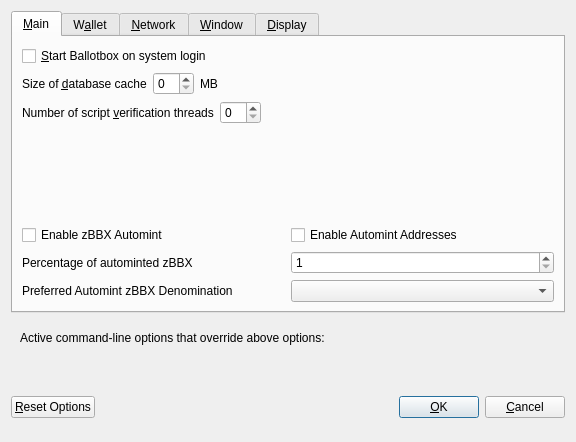
<?xml version="1.0" encoding="UTF-8"?>
<ui version="4.0">
 <class>OptionsDialog</class>
 <widget class="QDialog" name="OptionsDialog">
  <property name="geometry">
   <rect>
    <x>0</x>
    <y>0</y>
    <width>576</width>
    <height>442</height>
   </rect>
  </property>
  <property name="windowTitle">
   <string>Options</string>
  </property>
  <property name="modal">
   <bool>true</bool>
  </property>
  <layout class="QVBoxLayout" name="verticalLayout">
   <item>
    <widget class="QTabWidget" name="tabWidget">
     <property name="currentIndex">
      <number>0</number>
     </property>
     <widget class="QWidget" name="tabMain">
      <attribute name="title">
       <string>&amp;Main</string>
      </attribute>
      <layout class="QVBoxLayout" name="verticalLayout_Main">
       <item>
        <widget class="QCheckBox" name="bitcoinAtStartup">
         <property name="toolTip">
          <string>Automatically start Ballotbox after logging in to the system.</string>
         </property>
         <property name="text">
          <string>&amp;Start Ballotbox on system login</string>
         </property>
        </widget>
       </item>
       <item>
        <layout class="QHBoxLayout" name="horizontalLayout_2_Main">
         <item>
          <widget class="QLabel" name="databaseCacheLabel">
           <property name="text">
            <string>Size of &amp;database cache</string>
           </property>
           <property name="textFormat">
            <enum>Qt::PlainText</enum>
           </property>
           <property name="buddy">
            <cstring>databaseCache</cstring>
           </property>
          </widget>
         </item>
         <item>
          <widget class="QSpinBox" name="databaseCache"/>
         </item>
         <item>
          <widget class="QLabel" name="databaseCacheUnitLabel">
           <property name="text">
            <string>MB</string>
           </property>
           <property name="textFormat">
            <enum>Qt::PlainText</enum>
           </property>
          </widget>
         </item>
         <item>
          <spacer name="horizontalSpacer_2_Main">
           <property name="orientation">
            <enum>Qt::Horizontal</enum>
           </property>
           <property name="sizeHint" stdset="0">
            <size>
             <width>40</width>
             <height>20</height>
            </size>
           </property>
          </spacer>
         </item>
        </layout>
       </item>
       <item>
        <layout class="QHBoxLayout" name="horizontalLayout_3_Main">
         <item>
          <widget class="QLabel" name="threadsScriptVerifLabel">
           <property name="text">
            <string>Number of script &amp;verification threads</string>
           </property>
           <property name="textFormat">
            <enum>Qt::PlainText</enum>
           </property>
           <property name="buddy">
            <cstring>threadsScriptVerif</cstring>
           </property>
          </widget>
         </item>
         <item>
          <widget class="QSpinBox" name="threadsScriptVerif">
           <property name="toolTip">
            <string>(0 = auto, &lt;0 = leave that many cores free)</string>
           </property>
          </widget>
         </item>
         <item>
          <spacer name="horizontalSpacer_3_Main">
           <property name="orientation">
            <enum>Qt::Horizontal</enum>
           </property>
           <property name="sizeHint" stdset="0">
            <size>
             <width>40</width>
             <height>20</height>
            </size>
           </property>
          </spacer>
         </item>
        </layout>
       </item>
       <item>
        <spacer name="verticalSpacer_2">
         <property name="orientation">
          <enum>Qt::Vertical</enum>
         </property>
         <property name="sizeHint" stdset="0">
          <size>
           <width>20</width>
           <height>40</height>
          </size>
         </property>
        </spacer>
       </item>
       <item>
        <widget class="QWidget" name="verticalZpivOptionsWidget" native="true">
         <layout class="QVBoxLayout" name="verticalZpivOptionsLayout">
          <property name="margin">
           <number>0</number>
          </property>
          <item>
           <layout class="QHBoxLayout" name="horizontalAutomintingLayout">
            <item>
             <widget class="QCheckBox" name="checkBoxZeromintEnable">
              <property name="toolTip">
               <string>Enable automatic minting of BBX units to zBBX</string>
              </property>
              <property name="layoutDirection">
               <enum>Qt::LeftToRight</enum>
              </property>
              <property name="text">
               <string>Enable zBBX Automint</string>
              </property>
             </widget>
            </item>
            <item>
             <widget class="QCheckBox" name="checkBoxZeromintAddresses">
              <property name="toolTip">
               <string>Enable automatic zBBX minting from specific addresses</string>
              </property>
              <property name="layoutDirection">
               <enum>Qt::LeftToRight</enum>
              </property>
              <property name="text">
               <string>Enable Automint Addresses</string>
              </property>
             </widget>
            </item>
           </layout>
          </item>
          <item>
           <layout class="QHBoxLayout" name="horizontalZmintPercentageLayout">
            <item>
             <widget class="QLabel" name="percentage_label">
              <property name="toolTip">
               <string>Percentage of incoming BBX which get automatically converted to zBBX via Zerocoin Protocol (min: 10%)</string>
              </property>
              <property name="text">
               <string>Percentage of autominted zBBX</string>
              </property>
             </widget>
            </item>
            <item>
             <widget class="QSpinBox" name="zeromintPercentage">
              <property name="minimum">
               <number>1</number>
              </property>
              <property name="maximum">
               <number>100</number>
              </property>
             </widget>
            </item>
           </layout>
          </item>
          <item>
           <layout class="QHBoxLayout" name="horizontalLayout" stretch="0,0">
            <property name="sizeConstraint">
             <enum>QLayout::SetFixedSize</enum>
            </property>
            <item>
             <widget class="QLabel" name="labelPreferredDenom">
              <property name="maximumSize">
               <size>
                <width>16777215</width>
                <height>16777215</height>
               </size>
              </property>
              <property name="toolTip">
               <string>Wait with automatic conversion to Zerocoin until enough BBX for this denomination is available</string>
              </property>
              <property name="text">
               <string>Preferred Automint zBBX Denomination</string>
              </property>
             </widget>
            </item>
            <item>
             <widget class="QComboBox" name="preferredDenom">
              <property name="maximumSize">
               <size>
                <width>16777215</width>
                <height>27</height>
               </size>
              </property>
              <property name="toolTip">
               <string>Wait with automatic conversion to Zerocoin until enough BBX for this denomination is available</string>
              </property>
              <property name="maxVisibleItems">
               <number>9</number>
              </property>
              <property name="maxCount">
               <number>9</number>
              </property>
             </widget>
            </item>
           </layout>
          </item>
         </layout>
        </widget>
       </item>
      </layout>
     </widget>
     <widget class="QWidget" name="tabWallet">
      <attribute name="title">
       <string>W&amp;allet</string>
      </attribute>
      <layout class="QVBoxLayout" name="verticalLayout_Wallet">
       <item>
        <layout class="QHBoxLayout" name="horizontalLayout_2_Wallet">
         <item>
          <widget class="QLabel" name="labelStakeSplitThresholdText">
           <property name="text">
            <string>Stake split threshold:</string>
           </property>
          </widget>
         </item>
         <item>
          <widget class="QSpinBox" name="spinBoxStakeSplitThreshold">
           <property name="minimum">
            <number>1</number>
           </property>
           <property name="maximum">
            <number>999999</number>
           </property>
          </widget>
         </item>
        </layout>
       </item>
       <item>
        <widget class="QGroupBox" name="groupBox">
         <property name="title">
          <string>Expert</string>
         </property>
         <layout class="QVBoxLayout" name="verticalLayout_2">
          <item>
           <widget class="QCheckBox" name="coinControlFeatures">
            <property name="toolTip">
             <string>Whether to show coin control features or not.</string>
            </property>
            <property name="text">
             <string>Enable coin &amp;control features</string>
            </property>
           </widget>
          </item>
          <item>
           <widget class="QCheckBox" name="showMasternodesTab">
            <property name="toolTip">
             <string>Show additional tab listing all your masternodes in first sub-tab&lt;br/&gt;and all masternodes on the network in second sub-tab.</string>
            </property>
            <property name="text">
             <string>Show Masternodes Tab</string>
            </property>
           </widget>
          </item>
          <item>
           <widget class="QCheckBox" name="spendZeroConfChange">
            <property name="toolTip">
             <string>If you disable the spending of unconfirmed change, the change from a transaction&lt;br/&gt;cannot be used until that transaction has at least one confirmation.&lt;br/&gt;This also affects how your balance is computed.</string>
            </property>
            <property name="text">
             <string>&amp;Spend unconfirmed change</string>
            </property>
           </widget>
          </item>
         </layout>
        </widget>
       </item>
       <item>
        <spacer name="verticalSpacer_Wallet">
         <property name="orientation">
          <enum>Qt::Vertical</enum>
         </property>
         <property name="sizeHint" stdset="0">
          <size>
           <width>20</width>
           <height>40</height>
          </size>
         </property>
        </spacer>
       </item>
      </layout>
     </widget>
     <widget class="QWidget" name="tabNetwork">
      <attribute name="title">
       <string>&amp;Network</string>
      </attribute>
      <layout class="QVBoxLayout" name="verticalLayout_Network">
       <item>
        <widget class="QCheckBox" name="mapPortUpnp">
         <property name="toolTip">
          <string>Automatically open the Ballotbox client port on the router. This only works when your router supports UPnP and it is enabled.</string>
         </property>
         <property name="text">
          <string>Map port using &amp;UPnP</string>
         </property>
        </widget>
       </item>
       <item>
        <widget class="QCheckBox" name="allowIncoming">
         <property name="toolTip">
          <string>Accept connections from outside</string>
         </property>
         <property name="text">
          <string>Allow incoming connections</string>
         </property>
        </widget>
       </item>
       <item>
        <widget class="QCheckBox" name="connectSocks">
         <property name="toolTip">
          <string>Connect to the Ballotbox network through a SOCKS5 proxy.</string>
         </property>
         <property name="text">
          <string>&amp;Connect through SOCKS5 proxy (default proxy):</string>
         </property>
        </widget>
       </item>
       <item>
        <layout class="QHBoxLayout" name="horizontalLayout_1_Network">
         <item>
          <widget class="QLabel" name="proxyIpLabel">
           <property name="text">
            <string>Proxy &amp;IP:</string>
           </property>
           <property name="textFormat">
            <enum>Qt::PlainText</enum>
           </property>
           <property name="buddy">
            <cstring>proxyIp</cstring>
           </property>
          </widget>
         </item>
         <item>
          <widget class="QValidatedLineEdit" name="proxyIp">
           <property name="minimumSize">
            <size>
             <width>140</width>
             <height>0</height>
            </size>
           </property>
           <property name="maximumSize">
            <size>
             <width>140</width>
             <height>16777215</height>
            </size>
           </property>
           <property name="toolTip">
            <string>IP address of the proxy (e.g. IPv4: 127.0.0.1 / IPv6: ::1)</string>
           </property>
          </widget>
         </item>
         <item>
          <widget class="QLabel" name="proxyPortLabel">
           <property name="text">
            <string>&amp;Port:</string>
           </property>
           <property name="textFormat">
            <enum>Qt::PlainText</enum>
           </property>
           <property name="buddy">
            <cstring>proxyPort</cstring>
           </property>
          </widget>
         </item>
         <item>
          <widget class="QLineEdit" name="proxyPort">
           <property name="minimumSize">
            <size>
             <width>55</width>
             <height>0</height>
            </size>
           </property>
           <property name="maximumSize">
            <size>
             <width>55</width>
             <height>16777215</height>
            </size>
           </property>
           <property name="toolTip">
            <string>Port of the proxy (e.g. 9050)</string>
           </property>
          </widget>
         </item>
         <item>
          <spacer name="horizontalSpacer_1_Network">
           <property name="orientation">
            <enum>Qt::Horizontal</enum>
           </property>
           <property name="sizeHint" stdset="0">
            <size>
             <width>40</width>
             <height>20</height>
            </size>
           </property>
          </spacer>
         </item>
        </layout>
       </item>
       <item>
        <spacer name="verticalSpacer_Network">
         <property name="orientation">
          <enum>Qt::Vertical</enum>
         </property>
         <property name="sizeHint" stdset="0">
          <size>
           <width>20</width>
           <height>40</height>
          </size>
         </property>
        </spacer>
       </item>
      </layout>
     </widget>
     <widget class="QWidget" name="tabWindow">
      <attribute name="title">
       <string>&amp;Window</string>
      </attribute>
      <layout class="QVBoxLayout" name="verticalLayout_Window">
       <item>
        <widget class="QCheckBox" name="minimizeToTray">
         <property name="toolTip">
          <string>Show only a tray icon after minimizing the window.</string>
         </property>
         <property name="text">
          <string>&amp;Minimize to the tray instead of the taskbar</string>
         </property>
        </widget>
       </item>
       <item>
        <widget class="QCheckBox" name="minimizeOnClose">
         <property name="toolTip">
          <string>Minimize instead of exit the application when the window is closed. When this option is enabled, the application will be closed only after selecting Quit in the menu.</string>
         </property>
         <property name="text">
          <string>M&amp;inimize on close</string>
         </property>
        </widget>
       </item>
       <item>
        <spacer name="verticalSpacer_Window">
         <property name="orientation">
          <enum>Qt::Vertical</enum>
         </property>
         <property name="sizeHint" stdset="0">
          <size>
           <width>20</width>
           <height>40</height>
          </size>
         </property>
        </spacer>
       </item>
      </layout>
     </widget>
     <widget class="QWidget" name="tabDisplay">
      <attribute name="title">
       <string>&amp;Display</string>
      </attribute>
      <layout class="QVBoxLayout" name="verticalLayout_Display">
       <item>
        <layout class="QHBoxLayout" name="horizontalLayout_1_Display">
         <item>
          <widget class="QLabel" name="langLabel">
           <property name="text">
            <string>User Interface &amp;language:</string>
           </property>
           <property name="textFormat">
            <enum>Qt::PlainText</enum>
           </property>
           <property name="buddy">
            <cstring>lang</cstring>
           </property>
          </widget>
         </item>
         <item>
          <widget class="QValueComboBox" name="lang">
           <property name="toolTip">
            <string>The user interface language can be set here. This setting will take effect after restarting Ballotbox.</string>
           </property>
          </widget>
         </item>
        </layout>
       </item>
       <item>
        <widget class="QLabel" name="label_3">
         <property name="toolTip">
          <string notr="true"/>
         </property>
         <property name="statusTip">
          <string notr="true"/>
         </property>
         <property name="whatsThis">
          <string notr="true"/>
         </property>
         <property name="accessibleName">
          <string notr="true"/>
         </property>
         <property name="text">
          <string>Language missing or translation incomplete? Help contributing translations here:
https://www.transifex.com/ballotbox-project/ballotbox-project-translations</string>
         </property>
         <property name="wordWrap">
          <bool>true</bool>
         </property>
         <property name="openExternalLinks">
          <bool>true</bool>
         </property>
         <property name="textInteractionFlags">
          <set>Qt::TextBrowserInteraction</set>
         </property>
        </widget>
       </item>
       <item>
        <layout class="QHBoxLayout" name="horizontalLayout_2_Display" stretch="0,0">
         <item>
          <widget class="QLabel" name="themeLabel">
           <property name="text">
            <string>User Interface Theme:</string>
           </property>
          </widget>
         </item>
         <item>
          <widget class="QValueComboBox" name="theme"/>
         </item>
        </layout>
       </item>
       <item>
        <widget class="QWidget" name="verticalZpivDisplayWidget" native="true">
         <layout class="QVBoxLayout" name="verticalZpivDisplayLayout">
          <property name="margin">
           <number>0</number>
          </property>
          <item>
           <widget class="Line" name="line">
            <property name="orientation">
             <enum>Qt::Horizontal</enum>
            </property>
           </widget>
          </item>
          <item>
           <layout class="QHBoxLayout" name="horizontalLayout_3_Display">
            <item>
             <widget class="QLabel" name="unitLabel">
              <property name="text">
               <string>Unit to show amounts in:</string>
              </property>
              <property name="textFormat">
               <enum>Qt::PlainText</enum>
              </property>
             </widget>
            </item>
            <item>
             <widget class="QValueComboBox" name="unit">
              <property name="toolTip">
               <string>Choose the default subdivision unit to show in the interface and when sending coins.</string>
              </property>
             </widget>
            </item>
           </layout>
          </item>
          <item>
           <layout class="QHBoxLayout" name="horizontalLayout_4_Display">
            <item>
             <widget class="QLabel" name="digitsLabel">
              <property name="text">
               <string>Decimal digits</string>
              </property>
             </widget>
            </item>
            <item>
             <widget class="QValueComboBox" name="digits"/>
            </item>
           </layout>
          </item>
          <item>
           <layout class="QHBoxLayout" name="horizontalLayout_5_Display">
            <item>
             <widget class="QCheckBox" name="checkBoxHideZeroBalances">
              <property name="toolTip">
               <string>Hide empty balances</string>
              </property>
              <property name="layoutDirection">
               <enum>Qt::LeftToRight</enum>
              </property>
              <property name="text">
               <string>Hide empty balances</string>
              </property>
             </widget>
            </item>
            <item>
             <widget class="QCheckBox" name="checkBoxHideOrphans">
              <property name="toolTip">
               <string>Hide orphan stakes in transaction lists</string>
              </property>
              <property name="text">
               <string>Hide orphan stakes</string>
              </property>
             </widget>
            </item>
            <item>
             <spacer name="horizontalSpacer">
              <property name="orientation">
               <enum>Qt::Horizontal</enum>
              </property>
              <property name="sizeHint" stdset="0">
               <size>
                <width>40</width>
                <height>20</height>
               </size>
              </property>
             </spacer>
            </item>
           </layout>
          </item>
          <item>
           <layout class="QHBoxLayout" name="horizontalLayout_6_Display">
            <item>
             <widget class="QLabel" name="thirdPartyTxUrlsLabel">
              <property name="toolTip">
               <string>Third party URLs (e.g. a block explorer) that appear in the transactions tab as context menu items. %s in the URL is replaced by transaction hash. Multiple URLs are separated by vertical bar |.</string>
              </property>
              <property name="text">
               <string>Third party transaction URLs</string>
              </property>
             </widget>
            </item>
            <item>
             <widget class="QLineEdit" name="thirdPartyTxUrls">
              <property name="toolTip">
               <string>Third party URLs (e.g. a block explorer) that appear in the transactions tab as context menu items. %s in the URL is replaced by transaction hash. Multiple URLs are separated by vertical bar |.</string>
              </property>
             </widget>
            </item>
           </layout>
          </item>
         </layout>
        </widget>
       </item>
       <item>
        <spacer name="verticalSpacer">
         <property name="orientation">
          <enum>Qt::Vertical</enum>
         </property>
         <property name="sizeHint" stdset="0">
          <size>
           <width>20</width>
           <height>40</height>
          </size>
         </property>
        </spacer>
       </item>
      </layout>
     </widget>
    </widget>
   </item>
   <item>
    <widget class="QFrame" name="frame">
     <layout class="QVBoxLayout" name="verticalLayout_Bottom">
      <item>
       <layout class="QHBoxLayout" name="horizontalLayout_Bottom">
        <item>
         <widget class="QLabel" name="overriddenByCommandLineInfoLabel">
          <property name="text">
           <string>Active command-line options that override above options:</string>
          </property>
          <property name="textFormat">
           <enum>Qt::PlainText</enum>
          </property>
         </widget>
        </item>
        <item>
         <spacer name="horizontalSpacer_Bottom">
          <property name="orientation">
           <enum>Qt::Horizontal</enum>
          </property>
          <property name="sizeHint" stdset="0">
           <size>
            <width>40</width>
            <height>20</height>
           </size>
          </property>
         </spacer>
        </item>
       </layout>
      </item>
      <item>
       <widget class="QLabel" name="overriddenByCommandLineLabel">
        <property name="text">
         <string/>
        </property>
        <property name="textFormat">
         <enum>Qt::PlainText</enum>
        </property>
        <property name="wordWrap">
         <bool>true</bool>
        </property>
       </widget>
      </item>
     </layout>
    </widget>
   </item>
   <item>
    <layout class="QHBoxLayout" name="horizontalLayout_Buttons">
     <item>
      <widget class="QPushButton" name="resetButton">
       <property name="toolTip">
        <string>Reset all client options to default.</string>
       </property>
       <property name="text">
        <string>&amp;Reset Options</string>
       </property>
       <property name="autoDefault">
        <bool>false</bool>
       </property>
      </widget>
     </item>
     <item>
      <spacer name="horizontalSpacer_1">
       <property name="orientation">
        <enum>Qt::Horizontal</enum>
       </property>
       <property name="sizeHint" stdset="0">
        <size>
         <width>40</width>
         <height>48</height>
        </size>
       </property>
      </spacer>
     </item>
     <item>
      <widget class="QLabel" name="statusLabel">
       <property name="minimumSize">
        <size>
         <width>200</width>
         <height>0</height>
        </size>
       </property>
       <property name="font">
        <font>
         <weight>75</weight>
         <bold>true</bold>
        </font>
       </property>
       <property name="text">
        <string/>
       </property>
       <property name="textFormat">
        <enum>Qt::PlainText</enum>
       </property>
       <property name="wordWrap">
        <bool>true</bool>
       </property>
      </widget>
     </item>
     <item>
      <spacer name="horizontalSpacer_2">
       <property name="orientation">
        <enum>Qt::Horizontal</enum>
       </property>
       <property name="sizeHint" stdset="0">
        <size>
         <width>40</width>
         <height>48</height>
        </size>
       </property>
      </spacer>
     </item>
     <item>
      <widget class="QPushButton" name="okButton">
       <property name="text">
        <string>&amp;OK</string>
       </property>
       <property name="autoDefault">
        <bool>false</bool>
       </property>
       <property name="default">
        <bool>true</bool>
       </property>
      </widget>
     </item>
     <item>
      <widget class="QPushButton" name="cancelButton">
       <property name="text">
        <string>&amp;Cancel</string>
       </property>
       <property name="autoDefault">
        <bool>false</bool>
       </property>
      </widget>
     </item>
    </layout>
   </item>
  </layout>
 </widget>
 <customwidgets>
  <customwidget>
   <class>QValidatedLineEdit</class>
   <extends>QLineEdit</extends>
   <header>qvalidatedlineedit.h</header>
  </customwidget>
  <customwidget>
   <class>QValueComboBox</class>
   <extends>QComboBox</extends>
   <header>qvaluecombobox.h</header>
  </customwidget>
 </customwidgets>
 <resources/>
 <connections/>
</ui>
